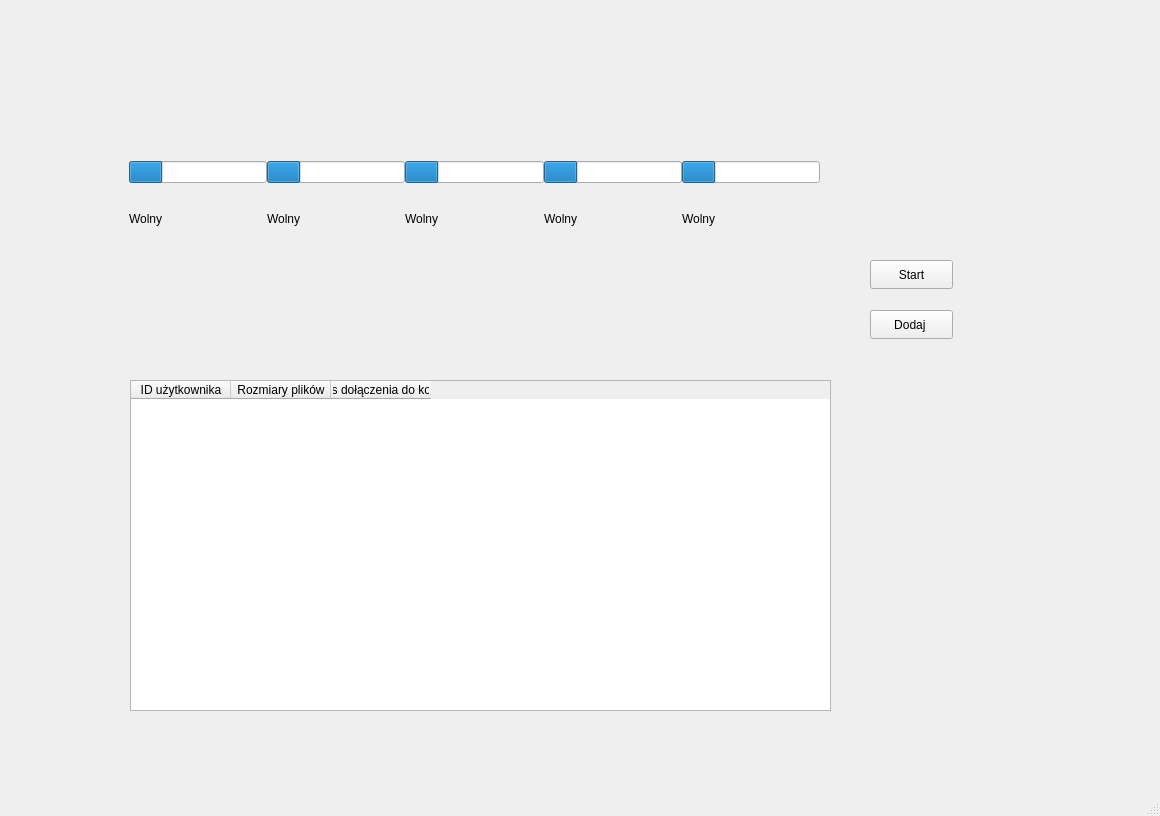
<?xml version="1.0" encoding="UTF-8"?>
<ui version="4.0">
 <class>MainWindow</class>
 <widget class="QMainWindow" name="MainWindow">
  <property name="geometry">
   <rect>
    <x>0</x>
    <y>0</y>
    <width>1160</width>
    <height>816</height>
   </rect>
  </property>
  <property name="windowTitle">
   <string>MainWindow</string>
  </property>
  <widget class="QWidget" name="centralwidget">
   <widget class="QTableWidget" name="tabelaTable">
    <property name="geometry">
     <rect>
      <x>130</x>
      <y>380</y>
      <width>701</width>
      <height>331</height>
     </rect>
    </property>
    <column>
     <property name="text">
      <string>ID użytkownika</string>
     </property>
    </column>
    <column>
     <property name="text">
      <string>Rozmiary plików</string>
     </property>
    </column>
    <column>
     <property name="text">
      <string>Czas dołączenia do kolejki</string>
     </property>
    </column>
   </widget>
   <widget class="QPushButton" name="stopStartButton">
    <property name="geometry">
     <rect>
      <x>870</x>
      <y>260</y>
      <width>83</width>
      <height>29</height>
     </rect>
    </property>
    <property name="text">
     <string>Start</string>
    </property>
   </widget>
   <widget class="QPushButton" name="addButton">
    <property name="geometry">
     <rect>
      <x>870</x>
      <y>310</y>
      <width>83</width>
      <height>29</height>
     </rect>
    </property>
    <property name="text">
     <string>Dodaj </string>
    </property>
   </widget>
   <widget class="QWidget" name="layoutWidget">
    <property name="geometry">
     <rect>
      <x>129</x>
      <y>90</y>
      <width>691</width>
      <height>164</height>
     </rect>
    </property>
    <layout class="QGridLayout" name="gridLayout" columnstretch="0,0,0,0,0">
     <property name="sizeConstraint">
      <enum>QLayout::SetDefaultConstraint</enum>
     </property>
     <property name="rightMargin">
      <number>0</number>
     </property>
     <property name="spacing">
      <number>0</number>
     </property>
     <item row="4" column="4">
      <widget class="QLabel" name="label_5">
       <property name="text">
        <string>Wolny</string>
       </property>
      </widget>
     </item>
     <item row="4" column="2">
      <widget class="QLabel" name="label_3">
       <property name="text">
        <string>Wolny</string>
       </property>
      </widget>
     </item>
     <item row="2" column="0">
      <widget class="QProgressBar" name="progressBar">
       <property name="value">
        <number>24</number>
       </property>
       <property name="textVisible">
        <bool>false</bool>
       </property>
      </widget>
     </item>
     <item row="2" column="2">
      <widget class="QProgressBar" name="progressBar_3">
       <property name="value">
        <number>24</number>
       </property>
       <property name="textVisible">
        <bool>false</bool>
       </property>
      </widget>
     </item>
     <item row="0" column="3">
      <widget class="QLabel" name="folder1Img_4">
       <property name="minimumSize">
        <size>
         <width>50</width>
         <height>50</height>
        </size>
       </property>
       <property name="maximumSize">
        <size>
         <width>100</width>
         <height>100</height>
        </size>
       </property>
       <property name="text">
        <string/>
       </property>
       <property name="pixmap">
        <pixmap>../../../Users/bortn/Downloads/free-folder-icon-1484-thumb.png</pixmap>
       </property>
       <property name="scaledContents">
        <bool>true</bool>
       </property>
      </widget>
     </item>
     <item row="0" column="2">
      <widget class="QLabel" name="folder1Img_3">
       <property name="minimumSize">
        <size>
         <width>50</width>
         <height>50</height>
        </size>
       </property>
       <property name="maximumSize">
        <size>
         <width>100</width>
         <height>100</height>
        </size>
       </property>
       <property name="text">
        <string/>
       </property>
       <property name="pixmap">
        <pixmap>../../../Users/bortn/Downloads/free-folder-icon-1484-thumb.png</pixmap>
       </property>
       <property name="scaledContents">
        <bool>true</bool>
       </property>
      </widget>
     </item>
     <item row="4" column="1">
      <widget class="QLabel" name="label_2">
       <property name="text">
        <string>Wolny</string>
       </property>
      </widget>
     </item>
     <item row="4" column="0">
      <widget class="QLabel" name="label_1">
       <property name="text">
        <string>Wolny</string>
       </property>
      </widget>
     </item>
     <item row="2" column="1">
      <widget class="QProgressBar" name="progressBar_2">
       <property name="value">
        <number>24</number>
       </property>
       <property name="textVisible">
        <bool>false</bool>
       </property>
      </widget>
     </item>
     <item row="2" column="3">
      <widget class="QProgressBar" name="progressBar_4">
       <property name="value">
        <number>24</number>
       </property>
       <property name="textVisible">
        <bool>false</bool>
       </property>
      </widget>
     </item>
     <item row="0" column="4">
      <widget class="QLabel" name="folder1Img_5">
       <property name="minimumSize">
        <size>
         <width>50</width>
         <height>50</height>
        </size>
       </property>
       <property name="maximumSize">
        <size>
         <width>100</width>
         <height>100</height>
        </size>
       </property>
       <property name="text">
        <string/>
       </property>
       <property name="pixmap">
        <pixmap>../../../Users/bortn/Downloads/free-folder-icon-1484-thumb.png</pixmap>
       </property>
       <property name="scaledContents">
        <bool>true</bool>
       </property>
      </widget>
     </item>
     <item row="0" column="1">
      <widget class="QLabel" name="folder1Img_2">
       <property name="minimumSize">
        <size>
         <width>50</width>
         <height>50</height>
        </size>
       </property>
       <property name="maximumSize">
        <size>
         <width>100</width>
         <height>100</height>
        </size>
       </property>
       <property name="text">
        <string/>
       </property>
       <property name="pixmap">
        <pixmap>../../../Users/bortn/Downloads/free-folder-icon-1484-thumb.png</pixmap>
       </property>
       <property name="scaledContents">
        <bool>true</bool>
       </property>
      </widget>
     </item>
     <item row="2" column="4">
      <widget class="QProgressBar" name="progressBar_5">
       <property name="value">
        <number>24</number>
       </property>
       <property name="textVisible">
        <bool>false</bool>
       </property>
      </widget>
     </item>
     <item row="0" column="0">
      <widget class="QLabel" name="folder1Img">
       <property name="minimumSize">
        <size>
         <width>50</width>
         <height>50</height>
        </size>
       </property>
       <property name="maximumSize">
        <size>
         <width>100</width>
         <height>100</height>
        </size>
       </property>
       <property name="text">
        <string/>
       </property>
       <property name="pixmap">
        <pixmap>../../../Users/bortn/Downloads/free-folder-icon-1484-thumb.png</pixmap>
       </property>
       <property name="scaledContents">
        <bool>true</bool>
       </property>
       <property name="alignment">
        <set>Qt::AlignCenter</set>
       </property>
      </widget>
     </item>
     <item row="4" column="3">
      <widget class="QLabel" name="label_4">
       <property name="text">
        <string>Wolny</string>
       </property>
      </widget>
     </item>
    </layout>
   </widget>
  </widget>
  <widget class="QMenuBar" name="menubar">
   <property name="geometry">
    <rect>
     <x>0</x>
     <y>0</y>
     <width>1160</width>
     <height>25</height>
    </rect>
   </property>
  </widget>
  <widget class="QStatusBar" name="statusbar"/>
 </widget>
 <resources/>
 <connections/>
</ui>
